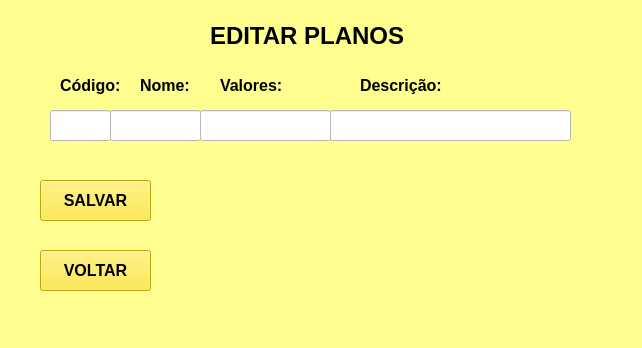
<?xml version="1.0" encoding="UTF-8"?>
<ui version="4.0">
 <class>MainWindow</class>
 <widget class="QMainWindow" name="MainWindow">
  <property name="geometry">
   <rect>
    <x>0</x>
    <y>0</y>
    <width>642</width>
    <height>348</height>
   </rect>
  </property>
  <property name="windowTitle">
   <string>MainWindow</string>
  </property>
  <property name="styleSheet">
   <string notr="true">background-color: rgb(254, 255, 142);</string>
  </property>
  <widget class="QWidget" name="centralwidget">
   <widget class="QLabel" name="label">
    <property name="geometry">
     <rect>
      <x>210</x>
      <y>10</y>
      <width>201</width>
      <height>51</height>
     </rect>
    </property>
    <property name="font">
     <font>
      <pointsize>18</pointsize>
      <weight>75</weight>
      <bold>true</bold>
     </font>
    </property>
    <property name="styleSheet">
     <string notr="true">color: rgb(255, 255, 255);
color: rgb(0, 0, 0);</string>
    </property>
    <property name="text">
     <string>EDITAR PLANOS</string>
    </property>
   </widget>
   <widget class="QLabel" name="label_2">
    <property name="geometry">
     <rect>
      <x>140</x>
      <y>70</y>
      <width>71</width>
      <height>31</height>
     </rect>
    </property>
    <property name="font">
     <font>
      <family>MS Shell Dlg 2</family>
      <pointsize>12</pointsize>
      <weight>75</weight>
      <bold>true</bold>
     </font>
    </property>
    <property name="styleSheet">
     <string notr="true"/>
    </property>
    <property name="text">
     <string>Nome:</string>
    </property>
   </widget>
   <widget class="QLabel" name="label_3">
    <property name="geometry">
     <rect>
      <x>220</x>
      <y>70</y>
      <width>91</width>
      <height>31</height>
     </rect>
    </property>
    <property name="font">
     <font>
      <family>MS Shell Dlg 2</family>
      <pointsize>12</pointsize>
      <weight>75</weight>
      <bold>true</bold>
     </font>
    </property>
    <property name="styleSheet">
     <string notr="true"/>
    </property>
    <property name="text">
     <string>Valores:</string>
    </property>
   </widget>
   <widget class="QLabel" name="label_4">
    <property name="geometry">
     <rect>
      <x>360</x>
      <y>70</y>
      <width>111</width>
      <height>31</height>
     </rect>
    </property>
    <property name="font">
     <font>
      <family>MS Shell Dlg 2</family>
      <pointsize>12</pointsize>
      <weight>75</weight>
      <bold>true</bold>
     </font>
    </property>
    <property name="styleSheet">
     <string notr="true"/>
    </property>
    <property name="text">
     <string>Descrição:</string>
    </property>
   </widget>
   <widget class="QLineEdit" name="lineEdit">
    <property name="geometry">
     <rect>
      <x>110</x>
      <y>110</y>
      <width>91</width>
      <height>31</height>
     </rect>
    </property>
    <property name="styleSheet">
     <string notr="true">background-color: rgb(255, 255, 255);</string>
    </property>
   </widget>
   <widget class="QLineEdit" name="lineEdit_2">
    <property name="geometry">
     <rect>
      <x>200</x>
      <y>110</y>
      <width>131</width>
      <height>31</height>
     </rect>
    </property>
    <property name="styleSheet">
     <string notr="true">background-color: rgb(255, 255, 255);</string>
    </property>
   </widget>
   <widget class="QLineEdit" name="lineEdit_3">
    <property name="geometry">
     <rect>
      <x>330</x>
      <y>110</y>
      <width>241</width>
      <height>31</height>
     </rect>
    </property>
    <property name="styleSheet">
     <string notr="true">background-color: rgb(255, 255, 255);</string>
    </property>
   </widget>
   <widget class="QPushButton" name="pushButton">
    <property name="geometry">
     <rect>
      <x>40</x>
      <y>180</y>
      <width>111</width>
      <height>41</height>
     </rect>
    </property>
    <property name="font">
     <font>
      <pointsize>12</pointsize>
      <weight>75</weight>
      <bold>true</bold>
     </font>
    </property>
    <property name="styleSheet">
     <string notr="true">background-color: rgb(255, 232, 34);</string>
    </property>
    <property name="text">
     <string>SALVAR</string>
    </property>
   </widget>
   <widget class="QPushButton" name="pushButton_2">
    <property name="geometry">
     <rect>
      <x>40</x>
      <y>250</y>
      <width>111</width>
      <height>41</height>
     </rect>
    </property>
    <property name="font">
     <font>
      <pointsize>12</pointsize>
      <weight>75</weight>
      <bold>true</bold>
     </font>
    </property>
    <property name="styleSheet">
     <string notr="true">background-color: rgb(255, 232, 34);</string>
    </property>
    <property name="text">
     <string>VOLTAR</string>
    </property>
   </widget>
   <widget class="QLabel" name="label_9">
    <property name="geometry">
     <rect>
      <x>140</x>
      <y>120</y>
      <width>381</width>
      <height>241</height>
     </rect>
    </property>
    <property name="text">
     <string/>
    </property>
    <property name="pixmap">
     <pixmap>logoacademiaOF-removebg-preview (1).png</pixmap>
    </property>
    <property name="scaledContents">
     <bool>true</bool>
    </property>
   </widget>
   <widget class="QLabel" name="label_5">
    <property name="geometry">
     <rect>
      <x>60</x>
      <y>70</y>
      <width>71</width>
      <height>31</height>
     </rect>
    </property>
    <property name="font">
     <font>
      <family>MS Shell Dlg 2</family>
      <pointsize>12</pointsize>
      <weight>75</weight>
      <bold>true</bold>
     </font>
    </property>
    <property name="styleSheet">
     <string notr="true"/>
    </property>
    <property name="text">
     <string>Código:</string>
    </property>
   </widget>
   <widget class="QLineEdit" name="lineEdit_4">
    <property name="geometry">
     <rect>
      <x>50</x>
      <y>110</y>
      <width>61</width>
      <height>31</height>
     </rect>
    </property>
    <property name="styleSheet">
     <string notr="true">background-color: rgb(255, 255, 255);</string>
    </property>
   </widget>
   <zorder>label_9</zorder>
   <zorder>label</zorder>
   <zorder>label_2</zorder>
   <zorder>label_3</zorder>
   <zorder>label_4</zorder>
   <zorder>lineEdit</zorder>
   <zorder>lineEdit_2</zorder>
   <zorder>lineEdit_3</zorder>
   <zorder>pushButton</zorder>
   <zorder>pushButton_2</zorder>
   <zorder>label_5</zorder>
   <zorder>lineEdit_4</zorder>
  </widget>
  <widget class="QMenuBar" name="menubar">
   <property name="geometry">
    <rect>
     <x>0</x>
     <y>0</y>
     <width>642</width>
     <height>21</height>
    </rect>
   </property>
  </widget>
  <widget class="QStatusBar" name="statusbar"/>
 </widget>
 <resources/>
 <connections/>
</ui>
